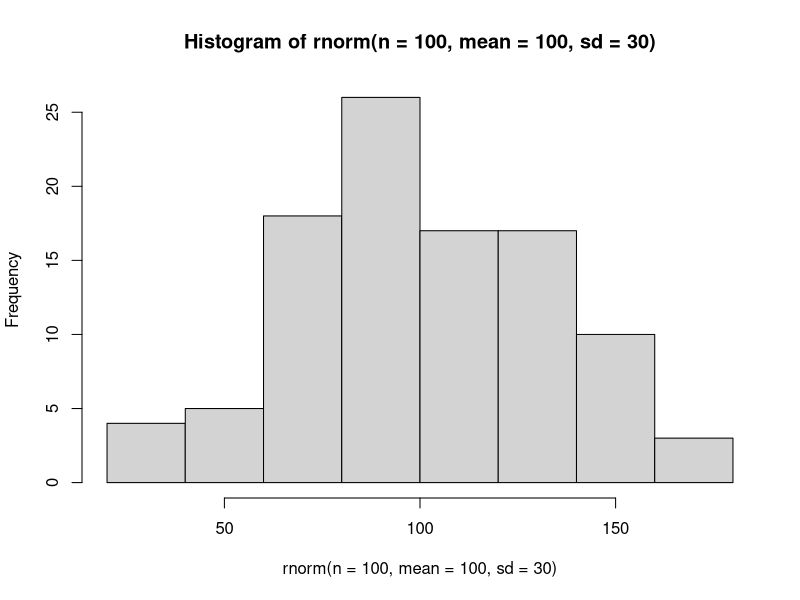

R code for this plot: (Note: this script raises an error after producing the figure.)
#### Vectors, matrices, data frames, lists
#### 17 Jan 2023
#### AMA

### Vectors (continued) - Properties

## Coercion
# All atomic vectors are of the same data type. If you use c() to assemble different types, R coerces them. Logical -> Integer -> Double -> Character. Will go with lowest form when coercing/converting.

a <- c(2, 2.2)
typeof(a) #coerces to double
b <- c("purple", "green")
typeof(b)
d <- c(a, b)
typeof(d) #the doubles have been converted to characters

# Comparison operators yield a logical result.

a <- runif(10)
print(a)
a > 0.5 #conditional statement produces string of T F

# How many elements in the vector are greater than 0.5?

sum(a > 0.5) #there are 3 elements over 0.5; sum of Ts
mean(a > 0.5) #mean of proportion of elements over 0.5 (3/10)

## Vectorization
# Add a constant to a vector and have it applied to all elements within.

z <- c(10, 20, 30)
z + 1 #adds 1 to all elements

# What about when vectors are added together?

y <- c(1, 2, 3)
z + y #results in element by element operation

## Recycling
# What about unequal vector lengths?

z
x <- c(1, 2)
z + x #warning is issued but calculation is made; shorter vector is recycled

## Simulating data: runif() and rnorm()

set.seed(123) #make it produce same random numbers each time to make runif() reproducible; seed can be any #
runif(n=5, min=5, max=10) #n is sample size; change min and max

rnorm(6) #random normal values with mean 0 and SD 1
randomnormal <- rnorm(100)
mean(randomnormal) #mean should approach 0 with more numbers generated; use hist function
hist(rnorm(n=100, mean=100, sd=30)) #simulate data with specific parameters

### Matrices
# 2D with rows and columns, but still homogeneous, usually numeric data types; atomic vector organized into rows and columns.

my_vec <- 1:12
m <- matrix(data = my_vec, nrow = 4) #specify rows
m <- matrix(data = my_vec, ncol = 3) #specify columns
m <- matrix(data = my_vec, ncol = 3, byrow = T) #fill in across

dim(my_vec)
dim(m) #4 rows 3 columns

### Lists
# Atomic vectors but each element can hold different data types and sizes.

myList <- list(1:10, matrix(1:8, nrow=4, byrow=T), letters[1:3], pi)
class(myList) #display class (list)
str(myList) #display structure

# Subsetting lists - [] gives a single item but not the elements

myList[4]
myList[4] - 3 #cannot do this; still in compartment so the type is still a list; shows double brackets in the console 
myList[[4]] - 3 #can do this because we used double brackets
myList[[2]][4,1] #select 4th row 1st column; first number always row index
myList[c(1,2)] #return multiple elements of the list

myList2 <- list(Tester = F, littleM = matrix(1:9, nrow=3)) #give names immediately
myList2$Tester #dollar sign for named slots
myList2$littleM[2,3] #extracts 2nd row, 3rd column of littleM
myList2$littleM[2,] #extracts the entire 2nd row of littleM (2nd row, all columns)
myList2$littleM[2] #giving it just numbers will just take the element which corresponds

# Unlist to string everything back to vector
unRolled <- unlist(myList2)

head(iris) #data(iris) in console
plot(Sepal.Length ~ Petal.Length, data=iris) #sepal length as it relates to petal length using iris data (y~x)
model <- lm(Sepal.Length ~ Petal.Length, data=iris)
results <- summary(model) #significance for petal length; estimate says predicted slope; typeof(results) shows that it is a list

results$coefficients[2,4] #extract the 2nd row 4th column, which is the significance
results[[4]][2,4] #extract the 2nd row 4th column, which is the significance
resultsunroll <- unlist(results)
resultsunroll$coefficients8 #extract the value after unrolling; coefficients8 is always the name of the significance!

### Data Frames 
# Equal-length vectors, each of which is a column

varA <- 1:12
varB <- rep(c("Con", "LowN", "HighN"), each=4)
varC <- runif(12)

dFrame <- data.frame(varA, varB, varC, stringsAsFactors = F)
newData <- list(varA=13, varB='HighN', varC=0.668) #new row creation
dFrame <- rbind(dFrame, newData) #add row to the DF

newVar <- runif(13)
dFrame <- cbind(dFrame, newVar) #new column creation

# Why doesn't c() work?

newData2 <- c(14, "HighN", 0.668)
dFrame <- rbind(dFrame, newData2) #this will make everything characters because it coerced; see str(dFrame) in console to check

### Data Frames vs. Matrices

zMat <- matrix(data=1:30, ncol=3, byrow=T)
zDframe <- as.data.frame(zMat) #try to coerce into DF; has default headings

zMat[3,3] #3rd row and 3rd column
zDframe[3,3] #3rd row and 3rd column

zMat[,3] #all the rows in the third column
zDframe[,3] #all the rows in the third column
zDframe$V3 #all the rows in the third column
zDframe["V3"]

zMat[3,] #all columns in 3rd row
zDframe[3,] #all columns in 3rd row

zMat[3] #3rd element
zDframe[3] #whole 3rd column

### Eliminate NAs

zD <- c(NA, rnorm(10), NA, rnorm(3))
complete.cases(zD) #returns false for any NAs
zD[complete.cases(zD)] #removes the two NAs
which(!complete.cases(zD)) #which ones are the NAs

m <- matrix(1:20, nrow=5)
m[1,1] <- NA
m[5,4] <- NA
complete.cases(m) #gives the whole row
m[complete.cases(m),] #all columns but only rows that are complete

m[complete.cases(m[,c(1:2)]),] #replacing the m (entire matrix) and saying only look at first two columns; have to end with comma so that we get all columns
